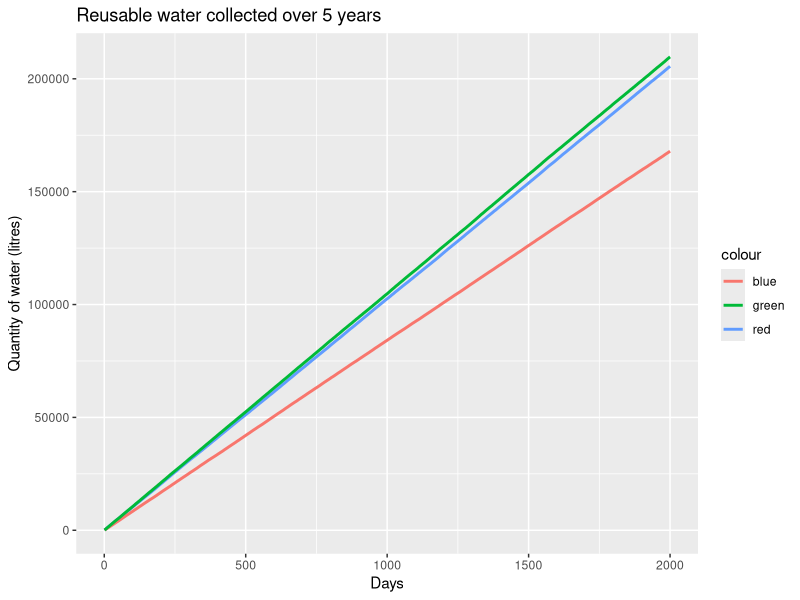
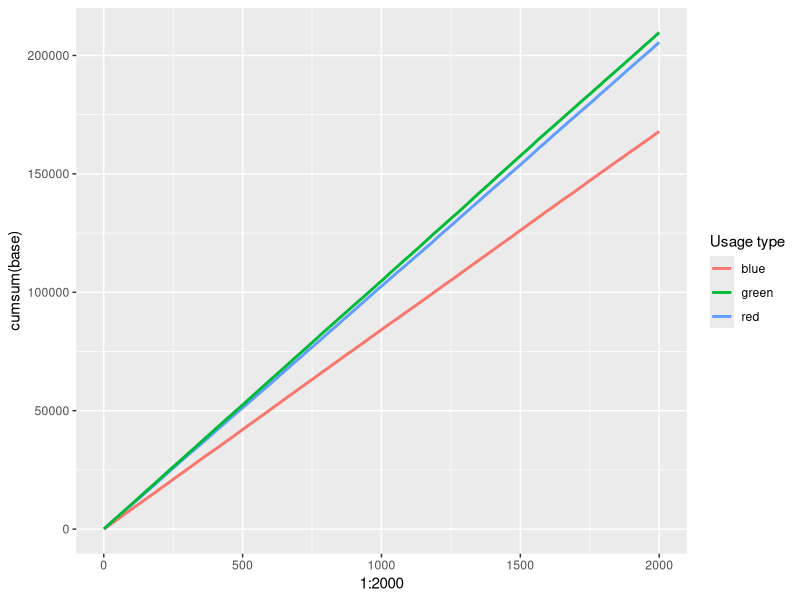

Reproduce these figures in R, in order.
df <- read.csv('water.csv')

require(ggplot2)
p <- ggplot(df, aes(x=1:2000)) 
p <- p + geom_line(aes(y=cumsum(base), color='red'), size=1)
p <- p + geom_line(aes(y=cumsum(conservative), color='blue'), size=1)
p <- p + geom_line(aes(y=cumsum(overflow), color='green'), size=1)
p + labs(title = "Reusable water collected over 5 years", x = "Days", y = 'Quantity of water (litres)')
p + guides(color=guide_legend("Usage type")) 
